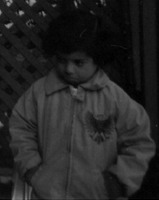
#> input picture Pertemuan 2/WhatsApp Image 2024-03-20 at 13.59.42_9387d6fe.jpg, 159 x 200 px, given in place of mata.JPG, which was not available
$ jupyter execute Image_Enhancement.ipynb   (text cells are left out)
#> lines starting #> are read from the running program, lines starting #| are printed output that depends on the picture; pictures that were not available may be replaced by others from this repository, and a replacement may not be noted
[cell 1]
import cv2
import numpy as np
import matplotlib.pyplot as plt
from google.colab import files
from google.colab.patches import cv2_imshow

[cell 2]
uplot = files.upload()
#> the answer given: WhatsApp Image 2024-03-20 at 13.59.42_9387d6fe.jpg

[cell 3]
citra= cv2.imread('mata.JPG')
#> citra is the input picture: shape (200, 159, 3); min 0, max 146, mean 36.2

[cell 4]
citra_abu = cv2.imread('mata.JPG',cv2.IMREAD_GRAYSCALE)
#> citra_abu: shape (200, 159); min 0, max 146, mean 36.2
#citra_abu = cv2.cvtColor(citra, cv2.COLOR_BGR2GRAY)

[cell 5]
hist,bins = np.histogram(citra.flatten(),256,[0,256])
#> hist = 256 values, max 2931 at index 8, min 0 at index 119, mean 372.7; bins = 257 values from 0 to 256
cdf = hist.cumsum()
#> cdf = 256 values from 105 to 95400
cdf_normalized = cdf * float(hist.max()) / cdf.max()
#> cdf_normalized = 256 values from 3.23 to 2931

plt.plot(cdf_normalized, color = 'b')
plt.hist(citra.flatten(),256,[0,256], color = 'r')
plt.xlim([0,256])
plt.legend(('cdf','histogram'), loc = 'upper left')
plt.show()
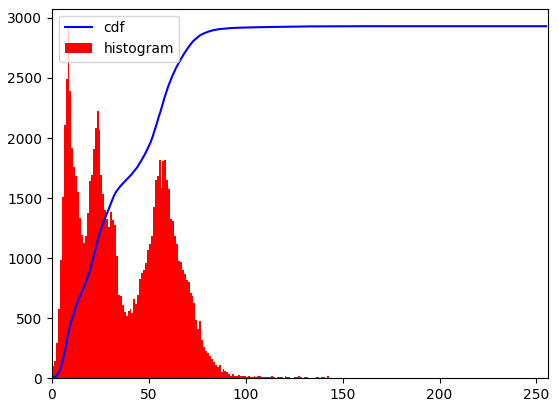
#> figure drawn by matplotlib, 1 panel; tallest bar 2931 high, from x = 8 to 9; curve peaks at x = 146, y = 2931

[cell 6]
equ = cv2.equalizeHist(citra_abu)
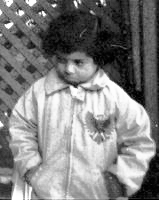
#> equ: shape (200, 159); min 0, max 255, mean 129.3

[cell 7]
result = np.hstack((citra_abu, equ))
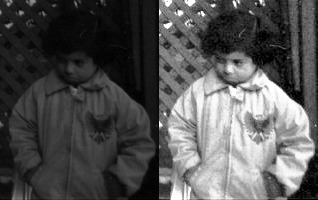
#> result: shape (200, 318); min 0, max 255, mean 82.7
cv2_imshow(result)

[cell 8]
hist,bins = np.histogram(equ.flatten(),256,[0,256])
#> hist = 256 values, max 977 at index 30, min 0 at index 2, mean 124.2
cdf = hist.cumsum()
#> cdf = 256 values from 83 to 31800
cdf_normalized = cdf * float(hist.max()) / cdf.max()
#> cdf_normalized = 256 values from 2.55 to 977

plt.plot(cdf_normalized, color = 'b')
plt.hist(equ.flatten(),256,[0,256], color = 'r')
plt.xlim([0,256])
plt.legend(('cdf','histogram'), loc = 'upper left')
plt.show()
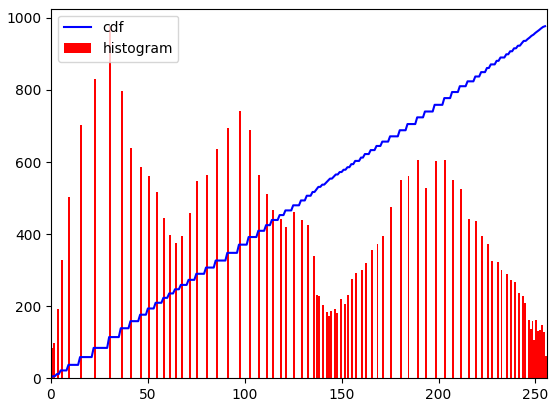
#> figure drawn by matplotlib, 1 panel; tallest bar 977 high, from x = 30 to 31; curve peaks at x = 255, y = 977

[cell 9]
#log transform
c = 255/(np.log(1 + np.max(citra_abu)))
#> c = 51.1
log_transformed = c * np.log(1 + citra_abu)
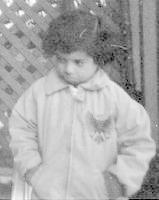
#> log_transformed: shape (200, 159) float16; min 0, max 255.1, mean 171.9; drawn with min black and max white

# Specify the data type.
log_transformed = np.array(log_transformed, dtype = np.uint8)

result = np.hstack((citra_abu,log_transformed))
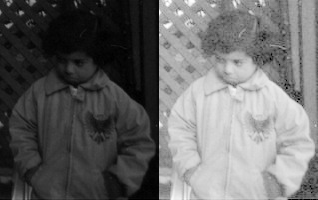
#> result: shape (200, 318); min 0, max 255, mean 103.8
cv2_imshow(result)

[cell 10]
# menggunakan 4 nilai gamma
for gamma in [1.2,1.2,1.2,1.2]:
	# menerapkan gamma correction.
	gamma_corrected = np.array(255*(citra_abu / 255) ** gamma, dtype = 'uint8')

result = np.hstack((citra_abu, gamma_corrected))
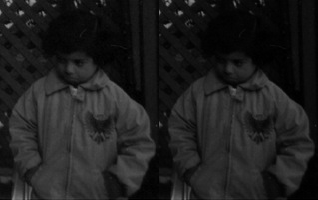
#> result: shape (200, 318); min 0, max 146, mean 30.7
cv2_imshow(result)

[cell 11]
#Contrast Stetching
#Fungsi untuk memetakan tisp intensity level ke output intensity level.
def pixelVal(pix, r1, s1, r2, s2):
	if (0 <= pix and pix <= r1):
		return (s1 / r1)*pix
	elif (r1 < pix and pix <= r2):
		return ((s2 - s1)/(r2 - r1)) * (pix - r1) + s1
	else:
		return ((255 - s2)/(255 - r2)) * (pix - r2) + s2

# Define parameters.
r1 = 70
s1 = 100
r2 = 140
s2 = 255

# Vectorize the function to apply it to each value in the Numpy array.
pixelVal_vec = np.vectorize(pixelVal)

# Apply contrast stretching.
contrast_stretched = pixelVal_vec(citra_abu, r1, s1, r2, s2)
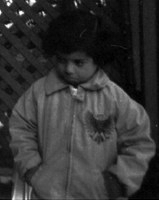
#> contrast_stretched: shape (200, 159) float64; min 0, max 255, mean 52.1

result = np.hstack((citra_abu,contrast_stretched))
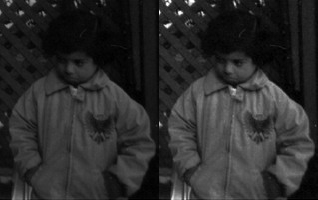
#> result: shape (200, 318) float64; min 0, max 255, mean 44.2
cv2_imshow(result)

[cell 12]
citra = np.array([11,1,2,2,2,2,3,3,3,4,5,5,5,6,6,6,6,6,6,
              7,7,7,7,8,8,8,9,11,11,11,12,12])

# Creating histogram
fig, ax = plt.subplots(figsize =(5, 3))
ax.hist(citra, bins = 10, rwidth=0.8, color='blue', edgecolor='grey', linewidth=2)
ax.grid(False)
plt.show()
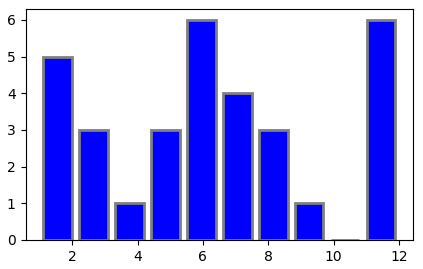
#> figure drawn by matplotlib, 1 panel

$ run again, on Pertemuan 7/WhatsApp Image 2024-05-08 at 13.17.00_079902fb.jpg
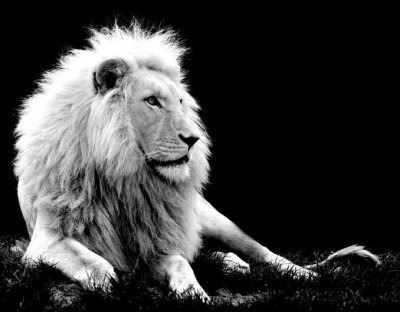
#> input picture Pertemuan 7/WhatsApp Image 2024-05-08 at 13.17.00_079902fb.jpg, 400 x 312 px, given in place of mata.JPG, which was not available
#> citra is the input picture: shape (312, 400, 3); min 0, max 255, mean 59.4
#> `hist,bins = np.histogram(citra.flatten(),256,[0,256])`: hist = 256 values, max 184569 at index 0, min 375 at index 71, mean 1462.5; bins = 257 values from 0 to 256
#> `cdf = hist.cumsum()`: cdf = 256 values from 184569 to 374400
#> `cdf_normalized = cdf * float(hist.max()) / cdf.max()`: cdf_normalized = 256 values from 90987.5 to 184569
#> `hist,bins = np.histogram(equ.flatten(),256,[0,256])`: hist = 256 values, max 61523 at index 0, min 0 at index 1, mean 487.5
#> `cdf = hist.cumsum()`: cdf = 256 values from 61523 to 124800
#> `cdf_normalized = cdf * float(hist.max()) / cdf.max()`: cdf_normalized = 256 values from 30329.2 to 61523
#> `plt.show()`:
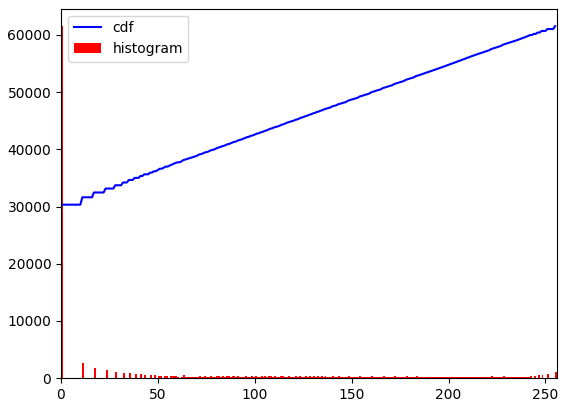
#> figure drawn by matplotlib, 1 panel; tallest bar 61523 high, from x = 0 to 1; curve peaks at x = 255, y = 61523
#> c = 45.99
#> `result = np.hstack((citra_abu,contrast_stretched))`:
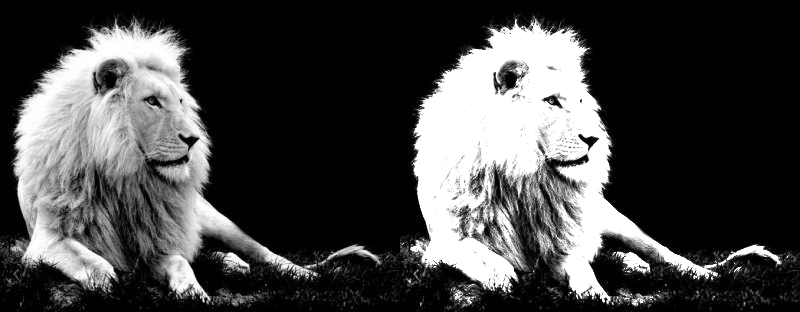
#> result: shape (312, 800) float64; min 0, max 255, mean 69.4
